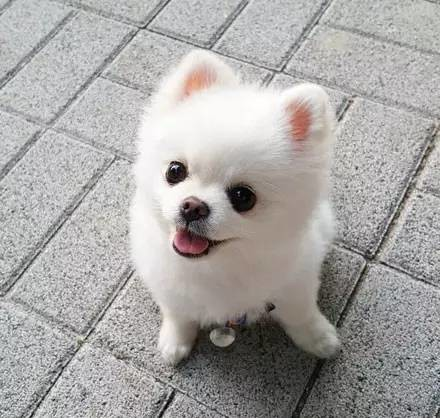
#> input picture image/dog.jpg, 440 x 418 px
$ python test-035.py
#> lines starting #> are read from the running program, lines starting #| are printed output that depends on the picture
#!/usr/bin/env python
# _*_ coding: utf-8 _*_
# @Time : 2021/2/2 10:45
# @Author : Edison
# @Version：V 0.1
# @File : test-035.py
# @desc :图像和办公文档处理
print('用Pillow操作图像'.center(50, '*'))
from PIL import Image

image = Image.open('./image/dog.jpg')
#> image is the input picture: PIL image 440x418 RGB; mean R, G, B 168.6, 166.4, 164.8
image.format, image.size, image.mode
('JPEG', (500, 750), 'RGB')
# image.show()
print('剪裁图像'.center(50, '-'))
image = Image.open('./image/dog.jpg')
rect = 80, 20, 310, 360
image.crop(rect)
# image.show()
print('生成缩略图'.center(50, '-'))
image1 = Image.open('./image/dog.jpg')
size = 128, 128
image1.thumbnail(size)
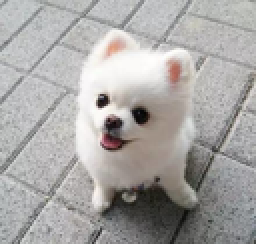
#> image1: PIL image 128x122 RGB (shown 2 times larger); mean R, G, B 168.6, 166.4, 164.8
# image1.show()
print('生成缩略图'.center(50, '-'))
image2 = Image.open('./image/dog2.jpg')
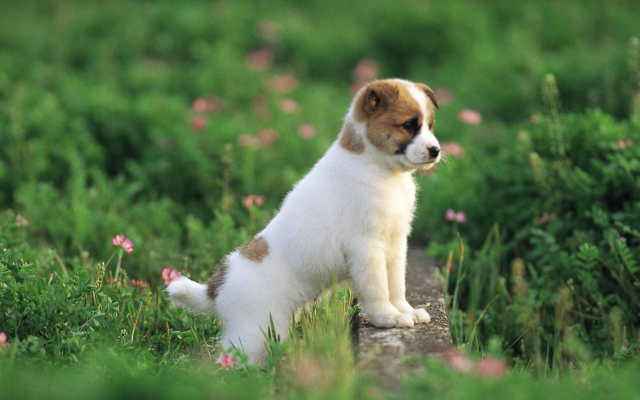
#> input picture image/dog2.jpg, 1280 x 800 px (shown at 1/2 size)
#> image2 is the input picture: PIL image 1280x800 RGB; mean R, G, B 88.3, 114.9, 72.5
image3 = Image.open('./image/dog.jpg')
rect = 0, 0, 440, 418
dog_head = image3.crop(rect)
width, height = dog_head.size
#> width = 440; height = 418
image2.paste(dog_head.resize((int(width / 1.5), int(height / 1.5))), (172, 40))
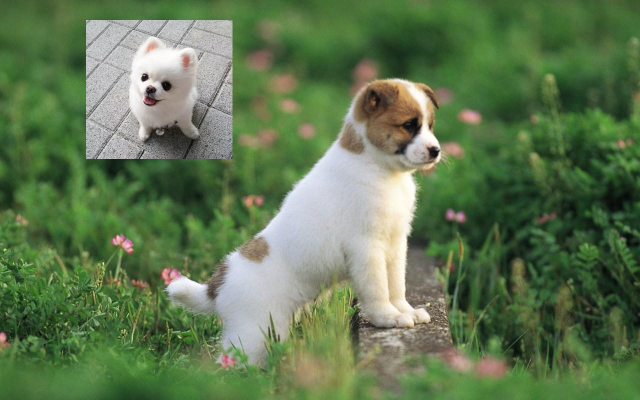
#> image2: PIL image 1280x800 RGB (shown at 1/2 size); mean R, G, B 96.2, 119.6, 81.3
# image2.show()
print('旋转和翻转'.center(50, '-'))
image4 = Image.open('./image/dog.jpg')
image4.rotate(180)
# image4.show()
image4.transpose(Image.FLIP_LEFT_RIGHT)
# image4.show()
print('操作像素'.center(50, '-'))
image5 = Image.open('./image/dog.jpg')
for x in range(80, 310):
    for y in range(20, 360):
        image5.putpixel((x, y), (128, 128, 128))
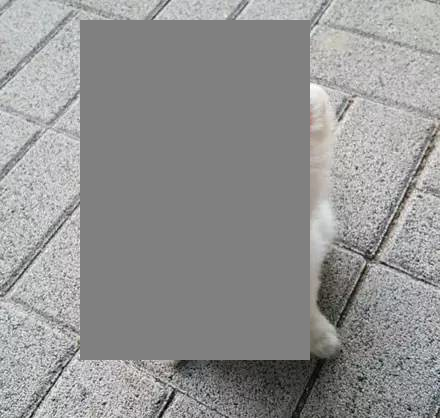
#> image5: PIL image 440x418 RGB; mean R, G, B 147.1, 147.1, 146.8
# image5.show()
print('滤镜效果'.center(50, '-'))
from PIL import Image, ImageFilter

image6 = Image.open('./image/dog.jpg')
# image6.filter(ImageFilter.CONTOUR).show()


print('处理Excel电子表格'.center(50, '*'))
import datetime
from openpyxl import Workbook

wb = Workbook()
ws = wb.active
ws['A1'] = 42
ws.append([1, 2, 3])
ws['A3'] = datetime.datetime.now()
# wb.save('./data/test_save.xlsx')
print('处理Word文档'.center(50, '*'))
# pip3 install -i https://pypi.tuna.tsinghua.edu.cn/simple python-docx
from docx import Document
from docx.shared import Inches
from PIL import Image
import io
from pathlib import Path
import base64

#> (the run stopped early here; a loop or call above may not have finished)
